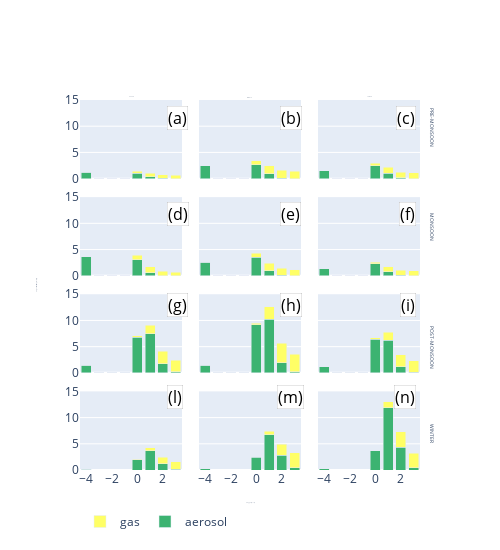

The notebook cell this image was saved under:
### Code cell
import plotly.graph_objects as go
from plotly.subplots import make_subplots
import plotly.io as pio
pio.orca.config.use_xvfb = True

bins=['-4','-3','-2','-1', '0', '1','2', "3"]
fig = make_subplots(rows=4, cols=3,shared_yaxes=True,shared_xaxes=True,
                    subplot_titles=("UPPER", "MIDDLE", "LOWER"),
                    x_title='$log_{10}(C^*)$',
                    y_title="$Organic \ Mass \ (\mu g \ m^{-3})$",

                    horizontal_spacing = 0.05,vertical_spacing = 0.05)
col1_x=0.255
col2_x=0.62
col3_x=0.987

row1_y=0.985
row2_y=0.725
row3_y=0.445
row4_y=0.165


for i in fig['layout']['annotations']:
    i['font'] = dict(size=1)
plot_vbs(pmu_vbs,1,1,"(a)",col1_x,row1_y)
plot_vbs(pmm_vbs,1,2,"(b)",col2_x,row1_y)
plot_vbs(pml_vbs,1,3,"(c)",col3_x,row1_y)
plot_vbs(mu_vbs,2,1,"(d)",col1_x,row2_y)
plot_vbs(mm_vbs,2,2,"(e)",col2_x,row2_y)
plot_vbs(ml_vbs,2,3,"(f)",col3_x,row2_y)
plot_vbs(au_vbs,3,1,"(g)",col1_x,row3_y)
plot_vbs(am_vbs,3,2,"(h)",col2_x,row3_y)
plot_vbs(al_vbs,3,3,"(i)",col3_x,row3_y)
plot_vbs(wu_vbs,4,1,"(l)",col1_x,row4_y)
plot_vbs(wm_vbs,4,2,"(m)",col2_x,row4_y)
plot_vbs(wl_vbs,4,3,"(n)",col3_x,row4_y)

# Change the bar mode
# Change the bar mode
fig.update_layout(barmode='stack')
#fig.update_yaxes(title_text="$\mu g m^{-3}$", row=1, col=1)
#fig.update_yaxes(range=[0, 200])
fig.update_traces(showlegend=False)
fig.update_traces(showlegend=True, row=4, col=2)

fig.add_annotation(dict(text='PRE-MONSOON', x=1.05, y=0.985,  xref="paper", yref="paper",font_size=5, showarrow=False,textangle=+90))
fig.add_annotation(dict(text='MONSOON', x=1.05, y=0.7,  xref="paper", yref="paper",font_size=5, showarrow=False,textangle=+90))
fig.add_annotation(dict(text='POST-MONSOON', x=1.05, y=0.27,  xref="paper", yref="paper",font_size=5, showarrow=False,textangle=+90))
fig.add_annotation(dict(text='WINTER', x=1.05, y=0.07,  xref="paper", yref="paper",font_size=5, showarrow=False,textangle=+90))
fig.update_layout(legend=dict(
    orientation="h",
    x=0.0))
fig.update_yaxes(range=[0,15])
fig.update_layout(
    autosize=False,
    width=500,
    height=550)     
fig.show()
#fig.write_image('./' + 'vbs' +'.png')

### Figure 1 — Plotly figure (JSON) as saved in the notebook; plotly's stock layout.template omitted (floating-point values rounded to 4 significant figures)
{"data": [{"marker": {"color": "rgb(60,179,113)"}, "name": "aerosol", "showlegend": false, "type": "bar", "x": ["-4", "-3", "-2", "-1", "0", "1", "2", "3"], "xaxis": "x", "y": [1.234, 0, 0, 0, 0.9813, 0.3123, 0.03761, 0.004451], "yaxis": "y"}, {"marker": {"color": "rgb(255,255,102)"}, "name": "gas", "showlegend": false, "type": "bar", "x": ["-4", "-3", "-2", "-1", "0", "1", "2", "3"], "xaxis": "x", "y": [2.342e-05, 0, 0, 0, 0.3941, 0.7204, 0.6807, 0.6372], "yaxis": "y"}, {"marker": {"color": "rgb(60,179,113)"}, "name": "aerosol", "showlegend": false, "type": "bar", "x": ["-4", "-3", "-2", "-1", "0", "1", "2", "3"], "xaxis": "x2", "y": [2.472, 0, 0, 0, 2.625, 0.8948, 0.1051, 0.01192], "yaxis": "y2"}, {"marker": {"color": "rgb(255,255,102)"}, "name": "gas", "showlegend": false, "type": "bar", "x": ["-4", "-3", "-2", "-1", "0", "1", "2", "3"], "xaxis": "x2", "y": [3.122e-05, 0, 0, 0, 0.7701, 1.588, 1.497, 1.383], "yaxis": "y2"}, {"marker": {"color": "rgb(60,179,113)"}, "name": "aerosol", "showlegend": false, "type": "bar", "x": ["-4", "-3", "-2", "-1", "0", "1", "2", "3"], "xaxis": "x3", "y": [1.526, 0, 0, 0, 2.453, 1.022, 0.1287, 0.01466], "yaxis": "y3"}, {"marker": {"color": "rgb(255,255,102)"}, "name": "gas", "showlegend": false, "type": "bar", "x": ["-4", "-3", "-2", "-1", "0", "1", "2", "3"], "xaxis": "x3", "y": [1.557e-05, 0, 0, 0, 0.4527, 1.145, 1.132, 1.113], "yaxis": "y3"}, {"marker": {"color": "rgb(60,179,113)"}, "name": "aerosol", "showlegend": false, "type": "bar", "x": ["-4", "-3", "-2", "-1", "0", "1", "2", "3"], "xaxis": "x4", "y": [3.584, 0, 0, 0, 3.021, 0.5541, 0.04591, 0.004644], "yaxis": "y4"}, {"marker": {"color": "rgb(255,255,102)"}, "name": "gas", "showlegend": false, "type": "bar", "x": ["-4", "-3", "-2", "-1", "0", "1", "2", "3"], "xaxis": "x4", "y": [4.376e-05, 0, 0, 0, 0.9312, 1.136, 0.7771, 0.6443], "yaxis": "y4"}, {"marker": {"color": "rgb(60,179,113)"}, "name": "aerosol", "showlegend": false, "type": "bar", "x": ["-4", "-3", "-2", "-1", "0", "1", "2", "3"], "xaxis": "x5", "y": [2.609, 0, 0, 0, 3.543, 0.9485, 0.09932, 0.01052], "yaxis": "y5"}, {"marker": {"color": "rgb(255,255,102)"}, "name": "gas", "showlegend": false, "type": "bar", "x": ["-4", "-3", "-2", "-1", "0", "1", "2", "3"], "xaxis": "x5", "y": [2.63e-05, 0, 0, 0, 0.7298, 1.461, 1.293, 1.172], "yaxis": "y5"}, {"marker": {"color": "rgb(60,179,113)"}, "name": "aerosol", "showlegend": false, "type": "bar", "x": ["-4", "-3", "-2", "-1", "0", "1", "2", "3"], "xaxis": "x6", "y": [1.375, 0, 0, 0, 2.248, 0.7657, 0.09404, 0.0106], "yaxis": "y6"}, {"marker": {"color": "rgb(255,255,102)"}, "name": "gas", "showlegend": false, "type": "bar", "x": ["-4", "-3", "-2", "-1", "0", "1", "2", "3"], "xaxis": "x6", "y": [1.258e-05, 0, 0, 0, 0.3692, 0.9331, 0.9481, 0.932], "yaxis": "y6"}, {"marker": {"color": "rgb(60,179,113)"}, "name": "aerosol", "showlegend": false, "type": "bar", "x": ["-4", "-3", "-2", "-1", "0", "1", "2", "3"], "xaxis": "x7", "y": [1.478, 0, 0, 0, 6.778, 7.441, 1.71, 0.1752], "yaxis": "y7"}, {"marker": {"color": "rgb(255,255,102)"}, "name": "gas", "showlegend": false, "type": "bar", "x": ["-4", "-3", "-2", "-1", "0", "1", "2", "3"], "xaxis": "x7", "y": [8.351e-06, 0, 0, 0, 0.3188, 1.637, 2.461, 2.205], "yaxis": "y7"}, {"marker": {"color": "rgb(60,179,113)"}, "name": "aerosol", "showlegend": false, "type": "bar", "x": ["-4", "-3", "-2", "-1", "0", "1", "2", "3"], "xaxis": "x8", "y": [1.429, 0, 0, 0, 9.194, 10.2, 1.974, 0.1918], "yaxis": "y8"}, {"marker": {"color": "rgb(255,255,102)"}, "name": "gas", "showlegend": false, "type": "bar", "x": ["-4", "-3", "-2", "-1", "0", "1", "2", "3"], "xaxis": "x8", "y": [4.262e-06, 0, 0, 0, 0.3041, 2.413, 3.691, 3.351], "yaxis": "y8"}, {"marker": {"color": "rgb(60,179,113)"}, "name": "aerosol", "showlegend": false, "type": "bar", "x": ["-4", "-3", "-2", "-1", "0", "1", "2", "3"], "xaxis": "x9", "y": [1.168, 0, 0, 0, 6.446, 6.192, 1.168, 0.1188], "yaxis": "y9"}, {"marker": {"color": "rgb(255,255,102)"}, "name": "gas", "showlegend": false, "type": "bar", "x": ["-4", "-3", "-2", "-1", "0", "1", "2", "3"], "xaxis": "x9", "y": [3.278e-06, 0, 0, 0, 0.2098, 1.552, 2.323, 2.22], "yaxis": "y9"}, {"marker": {"color": "rgb(60,179,113)"}, "name": "aerosol", "showlegend": false, "type": "bar", "x": ["-4", "-3", "-2", "-1", "0", "1", "2", "3"], "xaxis": "x10", "y": [0.1837, 0, 0, 0, 1.942, 3.629, 1.171, 0.157], "yaxis": "y10"}, {"marker": {"color": "rgb(255,255,102)"}, "name": "gas", "showlegend": false, "type": "bar", "x": ["-4", "-3", "-2", "-1", "0", "1", "2", "3"], "xaxis": "x10", "y": [1.088e-06, 0, 0, 0, 0.06353, 0.6603, 1.256, 1.436], "yaxis": "y10"}, {"marker": {"color": "rgb(60,179,113)"}, "name": "aerosol", "showlegend": true, "type": "bar", "x": ["-4", "-3", "-2", "-1", "0", "1", "2", "3"], "xaxis": "x11", "y": [0.1959, 0, 0, 0, 2.458, 6.758, 2.821, 0.3859], "yaxis": "y11"}, {"marker": {"color": "rgb(255,255,102)"}, "name": "gas", "showlegend": true, "type": "bar", "x": ["-4", "-3", "-2", "-1", "0", "1", "2", "3"], "xaxis": "x11", "y": [5.805e-07, 0, 0, 0, 0.03321, 0.6686, 2.127, 2.858], "yaxis": "y11"}, {"marker": {"color": "rgb(60,179,113)"}, "name": "aerosol", "showlegend": false, "type": "bar", "x": ["-4", "-3", "-2", "-1", "0", "1", "2", "3"], "xaxis": "x12", "y": [0.218, 0, 0, 0, 3.635, 11.91, 4.363, 0.4516], "yaxis": "y12"}, {"marker": {"color": "rgb(255,255,102)"}, "name": "gas", "showlegend": false, "type": "bar", "x": ["-4", "-3", "-2", "-1", "0", "1", "2", "3"], "xaxis": "x12", "y": [4.666e-07, 0, 0, 0, 0.04442, 1.093, 2.905, 2.716], "yaxis": "y12"}], "layout": {"annotations": [{"font": {"size": 1}, "showarrow": false, "text": "UPPER", "x": 0.15, "xanchor": "center", "xref": "paper", "y": 1, "yanchor": "bottom", "yref": "paper"}, {"font": {"size": 1}, "showarrow": false, "text": "MIDDLE", "x": 0.5, "xanchor": "center", "xref": "paper", "y": 1, "yanchor": "bottom", "yref": "paper"}, {"font": {"size": 1}, "showarrow": false, "text": "LOWER", "x": 0.85, "xanchor": "center", "xref": "paper", "y": 1, "yanchor": "bottom", "yref": "paper"}, {"font": {"size": 1}, "showarrow": false, "text": "$log_{10}(C^*)$", "x": 0.5, "xanchor": "center", "xref": "paper", "y": 0, "yanchor": "top", "yref": "paper", "yshift": -30}, {"font": {"size": 1}, "showarrow": false, "text": "$Organic \\ Mass \\ (\\mu g \\ m^{-3})$", "textangle": -90, "x": 0, "xanchor": "right", "xref": "paper", "xshift": -40, "y": 0.5, "yanchor": "middle", "yref": "paper"}, {"align": "left", "bgcolor": "White", "bordercolor": "Black", "borderwidth": 0.1, "font": {"color": "black", "size": 16}, "showarrow": false, "text": "(a)", "x": 0.255, "xref": "paper", "y": 0.985, "yref": "paper"}, {"align": "left", "bgcolor": "White", "bordercolor": "Black", "borderwidth": 0.1, "font": {"color": "black", "size": 16}, "showarrow": false, "text": "(b)", "x": 0.62, "xref": "paper", "y": 0.985, "yref": "paper"}, {"align": "left", "bgcolor": "White", "bordercolor": "Black", "borderwidth": 0.1, "font": {"color": "black", "size": 16}, "showarrow": false, "text": "(c)", "x": 0.987, "xref": "paper", "y": 0.985, "yref": "paper"}, {"align": "left", "bgcolor": "White", "bordercolor": "Black", "borderwidth": 0.1, "font": {"color": "black", "size": 16}, "showarrow": false, "text": "(d)", "x": 0.255, "xref": "paper", "y": 0.725, "yref": "paper"}, {"align": "left", "bgcolor": "White", "bordercolor": "Black", "borderwidth": 0.1, "font": {"color": "black", "size": 16}, "showarrow": false, "text": "(e)", "x": 0.62, "xref": "paper", "y": 0.725, "yref": "paper"}, {"align": "left", "bgcolor": "White", "bordercolor": "Black", "borderwidth": 0.1, "font": {"color": "black", "size": 16}, "showarrow": false, "text": "(f)", "x": 0.987, "xref": "paper", "y": 0.725, "yref": "paper"}, {"align": "left", "bgcolor": "White", "bordercolor": "Black", "borderwidth": 0.1, "font": {"color": "black", "size": 16}, "showarrow": false, "text": "(g)", "x": 0.255, "xref": "paper", "y": 0.445, "yref": "paper"}, {"align": "left", "bgcolor": "White", "bordercolor": "Black", "borderwidth": 0.1, "font": {"color": "black", "size": 16}, "showarrow": false, "text": "(h)", "x": 0.62, "xref": "paper", "y": 0.445, "yref": "paper"}, {"align": "left", "bgcolor": "White", "bordercolor": "Black", "borderwidth": 0.1, "font": {"color": "black", "size": 16}, "showarrow": false, "text": "(i)", "x": 0.987, "xref": "paper", "y": 0.445, "yref": "paper"}, {"align": "left", "bgcolor": "White", "bordercolor": "Black", "borderwidth": 0.1, "font": {"color": "black", "size": 16}, "showarrow": false, "text": "(l)", "x": 0.255, "xref": "paper", "y": 0.165, "yref": "paper"}, {"align": "left", "bgcolor": "White", "bordercolor": "Black", "borderwidth": 0.1, "font": {"color": "black", "size": 16}, "showarrow": false, "text": "(m)", "x": 0.62, "xref": "paper", "y": 0.165, "yref": "paper"}, {"align": "left", "bgcolor": "White", "bordercolor": "Black", "borderwidth": 0.1, "font": {"color": "black", "size": 16}, "showarrow": false, "text": "(n)", "x": 0.987, "xref": "paper", "y": 0.165, "yref": "paper"}, {"font": {"size": 5}, "showarrow": false, "text": "PRE-MONSOON", "textangle": 90, "x": 1.05, "xref": "paper", "y": 0.985, "yref": "paper"}, {"font": {"size": 5}, "showarrow": false, "text": "MONSOON", "textangle": 90, "x": 1.05, "xref": "paper", "y": 0.7, "yref": "paper"}, {"font": {"size": 5}, "showarrow": false, "text": "POST-MONSOON", "textangle": 90, "x": 1.05, "xref": "paper", "y": 0.27, "yref": "paper"}, {"font": {"size": 5}, "showarrow": false, "text": "WINTER", "textangle": 90, "x": 1.05, "xref": "paper", "y": 0.07, "yref": "paper"}], "autosize": false, "barmode": "stack", "height": 550, "legend": {"orientation": "h", "x": 0}, "width": 500, "xaxis": {"anchor": "y", "domain": [0, 0.3], "matches": "x10", "showticklabels": false}, "xaxis10": {"anchor": "y10", "domain": [0, 0.3]}, "xaxis11": {"anchor": "y11", "domain": [0.35, 0.65]}, "xaxis12": {"anchor": "y12", "domain": [0.7, 1]}, "xaxis2": {"anchor": "y2", "domain": [0.35, 0.65], "matches": "x11", "showticklabels": false}, "xaxis3": {"anchor": "y3", "domain": [0.7, 1], "matches": "x12", "showticklabels": false}, "xaxis4": {"anchor": "y4", "domain": [0, 0.3], "matches": "x10", "showticklabels": false}, "xaxis5": {"anchor": "y5", "domain": [0.35, 0.65], "matches": "x11", "showticklabels": false}, "xaxis6": {"anchor": "y6", "domain": [0.7, 1], "matches": "x12", "showticklabels": false}, "xaxis7": {"anchor": "y7", "domain": [0, 0.3], "matches": "x10", "showticklabels": false}, "xaxis8": {"anchor": "y8", "domain": [0.35, 0.65], "matches": "x11", "showticklabels": false}, "xaxis9": {"anchor": "y9", "domain": [0.7, 1], "matches": "x12", "showticklabels": false}, "yaxis": {"anchor": "x", "domain": [0.7875, 1], "range": [0, 15]}, "yaxis10": {"anchor": "x10", "domain": [0, 0.2125], "range": [0, 15]}, "yaxis11": {"anchor": "x11", "domain": [0, 0.2125], "matches": "y10", "range": [0, 15], "showticklabels": false}, "yaxis12": {"anchor": "x12", "domain": [0, 0.2125], "matches": "y10", "range": [0, 15], "showticklabels": false}, "yaxis2": {"anchor": "x2", "domain": [0.7875, 1], "matches": "y", "range": [0, 15], "showticklabels": false}, "yaxis3": {"anchor": "x3", "domain": [0.7875, 1], "matches": "y", "range": [0, 15], "showticklabels": false}, "yaxis4": {"anchor": "x4", "domain": [0.525, 0.7375], "range": [0, 15]}, "yaxis5": {"anchor": "x5", "domain": [0.525, 0.7375], "matches": "y4", "range": [0, 15], "showticklabels": false}, "yaxis6": {"anchor": "x6", "domain": [0.525, 0.7375], "matches": "y4", "range": [0, 15], "showticklabels": false}, "yaxis7": {"anchor": "x7", "domain": [0.2625, 0.475], "range": [0, 15]}, "yaxis8": {"anchor": "x8", "domain": [0.2625, 0.475], "matches": "y7", "range": [0, 15], "showticklabels": false}, "yaxis9": {"anchor": "x9", "domain": [0.2625, 0.475], "matches": "y7", "range": [0, 15], "showticklabels": false}}}
